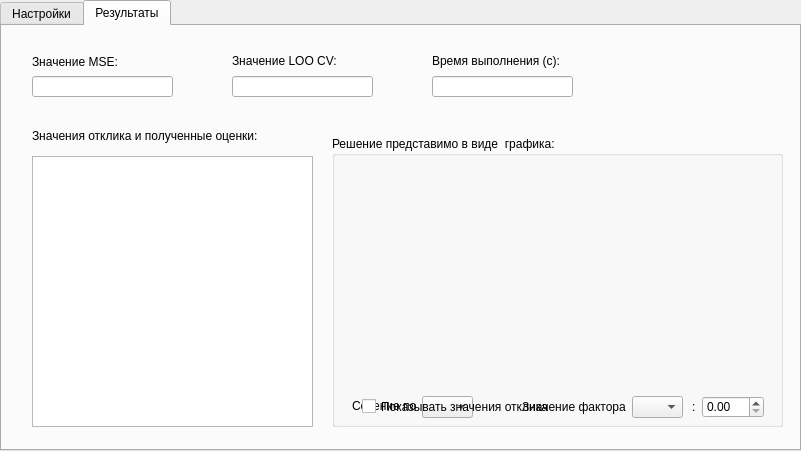
<?xml version="1.0" encoding="UTF-8"?>
<ui version="4.0">
 <class>MainWindow</class>
 <widget class="QMainWindow" name="MainWindow">
  <property name="geometry">
   <rect>
    <x>0</x>
    <y>0</y>
    <width>801</width>
    <height>451</height>
   </rect>
  </property>
  <property name="windowTitle">
   <string>MainWindow</string>
  </property>
  <widget class="QWidget" name="centralWidget">
   <widget class="QTabWidget" name="tabWidget">
    <property name="geometry">
     <rect>
      <x>0</x>
      <y>0</y>
      <width>801</width>
      <height>451</height>
     </rect>
    </property>
    <property name="currentIndex">
     <number>1</number>
    </property>
    <widget class="QWidget" name="tab">
     <attribute name="title">
      <string>Настройки</string>
     </attribute>
     <widget class="QListWidget" name="listWidget_2">
      <property name="geometry">
       <rect>
        <x>30</x>
        <y>90</y>
        <width>221</width>
        <height>131</height>
       </rect>
      </property>
     </widget>
     <widget class="QLabel" name="label">
      <property name="geometry">
       <rect>
        <x>30</x>
        <y>29</y>
        <width>171</width>
        <height>21</height>
       </rect>
      </property>
      <property name="text">
       <string>Количество факторов:</string>
      </property>
     </widget>
     <widget class="QLabel" name="label_2">
      <property name="geometry">
       <rect>
        <x>30</x>
        <y>60</y>
        <width>221</width>
        <height>21</height>
       </rect>
      </property>
      <property name="text">
       <string>Вид функции:</string>
      </property>
     </widget>
     <widget class="QSpinBox" name="spinBox">
      <property name="geometry">
       <rect>
        <x>200</x>
        <y>31</y>
        <width>51</width>
        <height>20</height>
       </rect>
      </property>
     </widget>
     <widget class="QLabel" name="label_4">
      <property name="geometry">
       <rect>
        <x>30</x>
        <y>230</y>
        <width>171</width>
        <height>41</height>
       </rect>
      </property>
      <property name="text">
       <string>Количество экспериментов:</string>
      </property>
     </widget>
     <widget class="QSpinBox" name="spinBox_2">
      <property name="geometry">
       <rect>
        <x>190</x>
        <y>240</y>
        <width>61</width>
        <height>20</height>
       </rect>
      </property>
     </widget>
     <widget class="QLabel" name="label_3">
      <property name="geometry">
       <rect>
        <x>30</x>
        <y>270</y>
        <width>171</width>
        <height>20</height>
       </rect>
      </property>
      <property name="text">
       <string>Уровень шума:</string>
      </property>
     </widget>
     <widget class="QGroupBox" name="groupBox_5">
      <property name="geometry">
       <rect>
        <x>20</x>
        <y>300</y>
        <width>241</width>
        <height>111</height>
       </rect>
      </property>
      <property name="title">
       <string>Интервалы варьирования факторов:</string>
      </property>
      <widget class="QLabel" name="label_16">
       <property name="geometry">
        <rect>
         <x>30</x>
         <y>80</y>
         <width>121</width>
         <height>20</height>
        </rect>
       </property>
       <property name="text">
        <string>Правая граница:</string>
       </property>
      </widget>
      <widget class="QLabel" name="label_15">
       <property name="geometry">
        <rect>
         <x>30</x>
         <y>50</y>
         <width>121</width>
         <height>20</height>
        </rect>
       </property>
       <property name="text">
        <string>Левая граница:</string>
       </property>
      </widget>
      <widget class="QComboBox" name="comboBox">
       <property name="geometry">
        <rect>
         <x>150</x>
         <y>20</y>
         <width>61</width>
         <height>21</height>
        </rect>
       </property>
      </widget>
      <widget class="QLabel" name="label_11">
       <property name="geometry">
        <rect>
         <x>30</x>
         <y>10</y>
         <width>121</width>
         <height>41</height>
        </rect>
       </property>
       <property name="text">
        <string>Номер фактора:</string>
       </property>
      </widget>
      <widget class="QDoubleSpinBox" name="doubleSpinBox_9">
       <property name="geometry">
        <rect>
         <x>150</x>
         <y>50</y>
         <width>62</width>
         <height>22</height>
        </rect>
       </property>
      </widget>
      <widget class="QDoubleSpinBox" name="doubleSpinBox_8">
       <property name="geometry">
        <rect>
         <x>150</x>
         <y>80</y>
         <width>62</width>
         <height>22</height>
        </rect>
       </property>
      </widget>
     </widget>
     <widget class="QGroupBox" name="groupBox">
      <property name="geometry">
       <rect>
        <x>280</x>
        <y>30</y>
        <width>231</width>
        <height>111</height>
       </rect>
      </property>
      <property name="title">
       <string>Вид ядра:</string>
      </property>
      <widget class="QRadioButton" name="radioButton_3">
       <property name="geometry">
        <rect>
         <x>20</x>
         <y>47</y>
         <width>181</width>
         <height>21</height>
        </rect>
       </property>
       <property name="text">
        <string>Полиномиальное</string>
       </property>
      </widget>
      <widget class="QRadioButton" name="radioButton">
       <property name="geometry">
        <rect>
         <x>20</x>
         <y>17</y>
         <width>181</width>
         <height>31</height>
        </rect>
       </property>
       <property name="text">
        <string>Линейное </string>
       </property>
      </widget>
      <widget class="QRadioButton" name="radioButton_2">
       <property name="geometry">
        <rect>
         <x>20</x>
         <y>70</y>
         <width>181</width>
         <height>21</height>
        </rect>
       </property>
       <property name="text">
        <string>RBF</string>
       </property>
      </widget>
     </widget>
     <widget class="QGroupBox" name="groupBox_3">
      <property name="geometry">
       <rect>
        <x>280</x>
        <y>160</y>
        <width>231</width>
        <height>251</height>
       </rect>
      </property>
      <property name="title">
       <string>Параметры ядра:</string>
      </property>
      <widget class="QDoubleSpinBox" name="doubleSpinBox_2">
       <property name="geometry">
        <rect>
         <x>120</x>
         <y>70</y>
         <width>71</width>
         <height>21</height>
        </rect>
       </property>
      </widget>
      <widget class="QLabel" name="label_6">
       <property name="geometry">
        <rect>
         <x>20</x>
         <y>70</y>
         <width>101</width>
         <height>21</height>
        </rect>
       </property>
       <property name="text">
        <string>Значение с:</string>
       </property>
      </widget>
      <widget class="QCheckBox" name="checkBox_5">
       <property name="geometry">
        <rect>
         <x>20</x>
         <y>110</y>
         <width>201</width>
         <height>18</height>
        </rect>
       </property>
       <property name="text">
        <string>Значение по умолчанию.</string>
       </property>
      </widget>
      <widget class="QLabel" name="label_9">
       <property name="geometry">
        <rect>
         <x>20</x>
         <y>25</y>
         <width>161</width>
         <height>31</height>
        </rect>
       </property>
       <property name="text">
        <string/>
       </property>
       <property name="pixmap">
        <pixmap resource="resources/resources.qrc">:/resources/image002.png</pixmap>
       </property>
      </widget>
     </widget>
     <widget class="QGroupBox" name="groupBox_6">
      <property name="geometry">
       <rect>
        <x>530</x>
        <y>90</y>
        <width>241</width>
        <height>81</height>
       </rect>
      </property>
      <property name="title">
       <string>Границы поиска Ɣ:</string>
      </property>
      <widget class="QDoubleSpinBox" name="doubleSpinBox_7">
       <property name="geometry">
        <rect>
         <x>150</x>
         <y>50</y>
         <width>81</width>
         <height>21</height>
        </rect>
       </property>
      </widget>
      <widget class="QLabel" name="label_17">
       <property name="geometry">
        <rect>
         <x>20</x>
         <y>10</y>
         <width>121</width>
         <height>41</height>
        </rect>
       </property>
       <property name="text">
        <string>Левая граница:</string>
       </property>
      </widget>
      <widget class="QDoubleSpinBox" name="doubleSpinBox_6">
       <property name="geometry">
        <rect>
         <x>150</x>
         <y>20</y>
         <width>81</width>
         <height>21</height>
        </rect>
       </property>
      </widget>
      <widget class="QLabel" name="label_18">
       <property name="geometry">
        <rect>
         <x>20</x>
         <y>40</y>
         <width>121</width>
         <height>31</height>
        </rect>
       </property>
       <property name="text">
        <string>Правая граница:</string>
       </property>
      </widget>
     </widget>
     <widget class="QGroupBox" name="groupBox_2">
      <property name="geometry">
       <rect>
        <x>280</x>
        <y>160</y>
        <width>231</width>
        <height>251</height>
       </rect>
      </property>
      <property name="title">
       <string>Параметры ядра:</string>
      </property>
      <widget class="QCheckBox" name="checkBox">
       <property name="geometry">
        <rect>
         <x>20</x>
         <y>140</y>
         <width>191</width>
         <height>31</height>
        </rect>
       </property>
       <property name="text">
        <string>Автоподбор σ²</string>
       </property>
      </widget>
      <widget class="QDoubleSpinBox" name="doubleSpinBox">
       <property name="geometry">
        <rect>
         <x>120</x>
         <y>90</y>
         <width>81</width>
         <height>20</height>
        </rect>
       </property>
      </widget>
      <widget class="QLabel" name="label_5">
       <property name="geometry">
        <rect>
         <x>20</x>
         <y>90</y>
         <width>101</width>
         <height>21</height>
        </rect>
       </property>
       <property name="text">
        <string>Значение σ²:</string>
       </property>
      </widget>
      <widget class="QLabel" name="label_12">
       <property name="geometry">
        <rect>
         <x>40</x>
         <y>20</y>
         <width>46</width>
         <height>13</height>
        </rect>
       </property>
       <property name="text">
        <string/>
       </property>
      </widget>
      <widget class="QCheckBox" name="checkBox_4">
       <property name="geometry">
        <rect>
         <x>20</x>
         <y>120</y>
         <width>191</width>
         <height>21</height>
        </rect>
       </property>
       <property name="text">
        <string>Значение по умолчанию.</string>
       </property>
      </widget>
      <widget class="QLabel" name="label_10">
       <property name="geometry">
        <rect>
         <x>10</x>
         <y>20</y>
         <width>191</width>
         <height>61</height>
        </rect>
       </property>
       <property name="text">
        <string/>
       </property>
       <property name="pixmap">
        <pixmap resource="resources/resources.qrc">:/resources/image004.png</pixmap>
       </property>
      </widget>
     </widget>
     <widget class="QDoubleSpinBox" name="doubleSpinBox_10">
      <property name="geometry">
       <rect>
        <x>190</x>
        <y>270</y>
        <width>62</width>
        <height>22</height>
       </rect>
      </property>
     </widget>
     <widget class="QLabel" name="label_24">
      <property name="geometry">
       <rect>
        <x>530</x>
        <y>60</y>
        <width>151</width>
        <height>20</height>
       </rect>
      </property>
      <property name="text">
       <string>Значение Ɣ:</string>
      </property>
     </widget>
     <widget class="QGroupBox" name="groupBox_4">
      <property name="geometry">
       <rect>
        <x>280</x>
        <y>160</y>
        <width>231</width>
        <height>251</height>
       </rect>
      </property>
      <property name="title">
       <string>Параметры ядра:</string>
      </property>
      <widget class="QCheckBox" name="checkBox_2">
       <property name="geometry">
        <rect>
         <x>20</x>
         <y>190</y>
         <width>191</width>
         <height>21</height>
        </rect>
       </property>
       <property name="text">
        <string>Автоподбор d</string>
       </property>
      </widget>
      <widget class="QDoubleSpinBox" name="doubleSpinBox_3">
       <property name="geometry">
        <rect>
         <x>120</x>
         <y>70</y>
         <width>71</width>
         <height>21</height>
        </rect>
       </property>
      </widget>
      <widget class="QLabel" name="label_7">
       <property name="geometry">
        <rect>
         <x>20</x>
         <y>60</y>
         <width>101</width>
         <height>41</height>
        </rect>
       </property>
       <property name="text">
        <string>Значение c:</string>
       </property>
      </widget>
      <widget class="QLabel" name="label_13">
       <property name="geometry">
        <rect>
         <x>40</x>
         <y>20</y>
         <width>46</width>
         <height>13</height>
        </rect>
       </property>
       <property name="text">
        <string/>
       </property>
      </widget>
      <widget class="QLabel" name="label_8">
       <property name="geometry">
        <rect>
         <x>20</x>
         <y>90</y>
         <width>101</width>
         <height>41</height>
        </rect>
       </property>
       <property name="text">
        <string>Значение a:</string>
       </property>
      </widget>
      <widget class="QDoubleSpinBox" name="doubleSpinBox_4">
       <property name="geometry">
        <rect>
         <x>120</x>
         <y>100</y>
         <width>71</width>
         <height>20</height>
        </rect>
       </property>
      </widget>
      <widget class="QDoubleSpinBox" name="doubleSpinBox_5">
       <property name="geometry">
        <rect>
         <x>120</x>
         <y>130</y>
         <width>71</width>
         <height>20</height>
        </rect>
       </property>
      </widget>
      <widget class="QLabel" name="label_14">
       <property name="geometry">
        <rect>
         <x>20</x>
         <y>120</y>
         <width>101</width>
         <height>41</height>
        </rect>
       </property>
       <property name="text">
        <string>Значение d:</string>
       </property>
      </widget>
      <widget class="QCheckBox" name="checkBox_3">
       <property name="geometry">
        <rect>
         <x>20</x>
         <y>160</y>
         <width>191</width>
         <height>21</height>
        </rect>
       </property>
       <property name="text">
        <string>Значения по умолчанию.</string>
       </property>
      </widget>
      <widget class="QLabel" name="label_19">
       <property name="geometry">
        <rect>
         <x>20</x>
         <y>20</y>
         <width>181</width>
         <height>41</height>
        </rect>
       </property>
       <property name="text">
        <string/>
       </property>
       <property name="pixmap">
        <pixmap resource="resources/resources.qrc">:/resources/image008.png</pixmap>
       </property>
      </widget>
     </widget>
     <widget class="QPushButton" name="pushButton">
      <property name="geometry">
       <rect>
        <x>580</x>
        <y>380</y>
        <width>171</width>
        <height>31</height>
       </rect>
      </property>
      <property name="text">
       <string>Рассчитать</string>
      </property>
     </widget>
     <widget class="QCheckBox" name="checkBox_8">
      <property name="geometry">
       <rect>
        <x>540</x>
        <y>330</y>
        <width>221</width>
        <height>41</height>
       </rect>
      </property>
      <property name="text">
       <string>Обновление выборки</string>
      </property>
     </widget>
     <widget class="QCheckBox" name="checkBox_9">
      <property name="geometry">
       <rect>
        <x>530</x>
        <y>30</y>
        <width>161</width>
        <height>21</height>
       </rect>
      </property>
      <property name="text">
       <string>Автоподбор Ɣ</string>
      </property>
     </widget>
     <widget class="QGroupBox" name="groupBox_7">
      <property name="geometry">
       <rect>
        <x>530</x>
        <y>190</y>
        <width>241</width>
        <height>141</height>
       </rect>
      </property>
      <property name="title">
       <string>Параметры вывода:</string>
      </property>
      <widget class="QCheckBox" name="checkBox_6">
       <property name="geometry">
        <rect>
         <x>20</x>
         <y>10</y>
         <width>201</width>
         <height>41</height>
        </rect>
       </property>
       <property name="text">
        <string>Y и Ŷ</string>
       </property>
      </widget>
      <widget class="QCheckBox" name="checkBox_7">
       <property name="geometry">
        <rect>
         <x>20</x>
         <y>70</y>
         <width>191</width>
         <height>41</height>
        </rect>
       </property>
       <property name="text">
        <string>Результаты  LOO CV</string>
       </property>
      </widget>
      <widget class="QCheckBox" name="checkBox_10">
       <property name="geometry">
        <rect>
         <x>20</x>
         <y>40</y>
         <width>201</width>
         <height>41</height>
        </rect>
       </property>
       <property name="text">
        <string>MSE</string>
       </property>
      </widget>
      <widget class="QCheckBox" name="checkBox_11">
       <property name="geometry">
        <rect>
         <x>20</x>
         <y>100</y>
         <width>201</width>
         <height>41</height>
        </rect>
       </property>
       <property name="text">
        <string>Время вычислений </string>
       </property>
      </widget>
     </widget>
     <widget class="QDoubleSpinBox" name="doubleSpinBox_11">
      <property name="geometry">
       <rect>
        <x>680</x>
        <y>60</y>
        <width>81</width>
        <height>22</height>
       </rect>
      </property>
     </widget>
    </widget>
    <widget class="QWidget" name="tab_2">
     <attribute name="title">
      <string>Результаты</string>
     </attribute>
     <widget class="QLabel" name="label_20">
      <property name="geometry">
       <rect>
        <x>30</x>
        <y>26</y>
        <width>141</width>
        <height>20</height>
       </rect>
      </property>
      <property name="text">
       <string>Значение MSE:</string>
      </property>
     </widget>
     <widget class="QLabel" name="label_21">
      <property name="geometry">
       <rect>
        <x>230</x>
        <y>19</y>
        <width>151</width>
        <height>31</height>
       </rect>
      </property>
      <property name="text">
       <string>Значение LOO CV:</string>
      </property>
     </widget>
     <widget class="QLabel" name="label_22">
      <property name="geometry">
       <rect>
        <x>430</x>
        <y>19</y>
        <width>151</width>
        <height>31</height>
       </rect>
      </property>
      <property name="text">
       <string>Время выполнения (с):</string>
      </property>
     </widget>
     <widget class="QLabel" name="label_23">
      <property name="geometry">
       <rect>
        <x>30</x>
        <y>100</y>
        <width>251</width>
        <height>20</height>
       </rect>
      </property>
      <property name="text">
       <string>Значения отклика и полученные оценки:</string>
      </property>
     </widget>
     <widget class="QLineEdit" name="lineEdit">
      <property name="geometry">
       <rect>
        <x>30</x>
        <y>50</y>
        <width>141</width>
        <height>21</height>
       </rect>
      </property>
     </widget>
     <widget class="QLineEdit" name="lineEdit_2">
      <property name="geometry">
       <rect>
        <x>230</x>
        <y>50</y>
        <width>141</width>
        <height>21</height>
       </rect>
      </property>
     </widget>
     <widget class="QLineEdit" name="lineEdit_3">
      <property name="geometry">
       <rect>
        <x>430</x>
        <y>50</y>
        <width>141</width>
        <height>21</height>
       </rect>
      </property>
     </widget>
     <widget class="QTableWidget" name="tableWidget">
      <property name="geometry">
       <rect>
        <x>30</x>
        <y>130</y>
        <width>281</width>
        <height>271</height>
       </rect>
      </property>
     </widget>
     <widget class="QGroupBox" name="groupBox_8">
      <property name="geometry">
       <rect>
        <x>330</x>
        <y>110</y>
        <width>451</width>
        <height>291</height>
       </rect>
      </property>
      <property name="title">
       <string>Решение представимо в виде  графика:</string>
      </property>
      <widget class="QGraph2d" name="Graph2dWidget" native="true">
       <property name="geometry">
        <rect>
         <x>10</x>
         <y>20</y>
         <width>431</width>
         <height>231</height>
        </rect>
       </property>
      </widget>
      <widget class="QLabel" name="label_25">
       <property name="geometry">
        <rect>
         <x>20</x>
         <y>260</y>
         <width>101</width>
         <height>20</height>
        </rect>
       </property>
       <property name="text">
        <string>Сечение по</string>
       </property>
      </widget>
      <widget class="QDoubleSpinBox" name="doubleSpinBox_12">
       <property name="geometry">
        <rect>
         <x>370</x>
         <y>260</y>
         <width>62</width>
         <height>22</height>
        </rect>
       </property>
      </widget>
      <widget class="QLabel" name="label_27">
       <property name="geometry">
        <rect>
         <x>360</x>
         <y>260</y>
         <width>46</width>
         <height>21</height>
        </rect>
       </property>
       <property name="text">
        <string>:</string>
       </property>
      </widget>
      <widget class="QLabel" name="label_26">
       <property name="geometry">
        <rect>
         <x>190</x>
         <y>260</y>
         <width>121</width>
         <height>21</height>
        </rect>
       </property>
       <property name="text">
        <string>Значение фактора</string>
       </property>
      </widget>
      <widget class="QComboBox" name="comboBox_2">
       <property name="geometry">
        <rect>
         <x>90</x>
         <y>260</y>
         <width>51</width>
         <height>22</height>
        </rect>
       </property>
      </widget>
      <widget class="QComboBox" name="comboBox_3">
       <property name="geometry">
        <rect>
         <x>300</x>
         <y>260</y>
         <width>51</width>
         <height>22</height>
        </rect>
       </property>
      </widget>
      <widget class="QCheckBox" name="checkBox_12">
       <property name="geometry">
        <rect>
         <x>30</x>
         <y>260</y>
         <width>311</width>
         <height>21</height>
        </rect>
       </property>
       <property name="text">
        <string>Показывать значения отклика</string>
       </property>
      </widget>
     </widget>
    </widget>
   </widget>
  </widget>
 </widget>
 <layoutdefault spacing="6" margin="11"/>
 <customwidgets>
  <customwidget>
   <class>QGraph2d</class>
   <extends>QWidget</extends>
   <header>graph2d.h</header>
   <container>1</container>
  </customwidget>
 </customwidgets>
 <resources>
  <include location="resources/resources.qrc"/>
 </resources>
 <connections/>
</ui>
